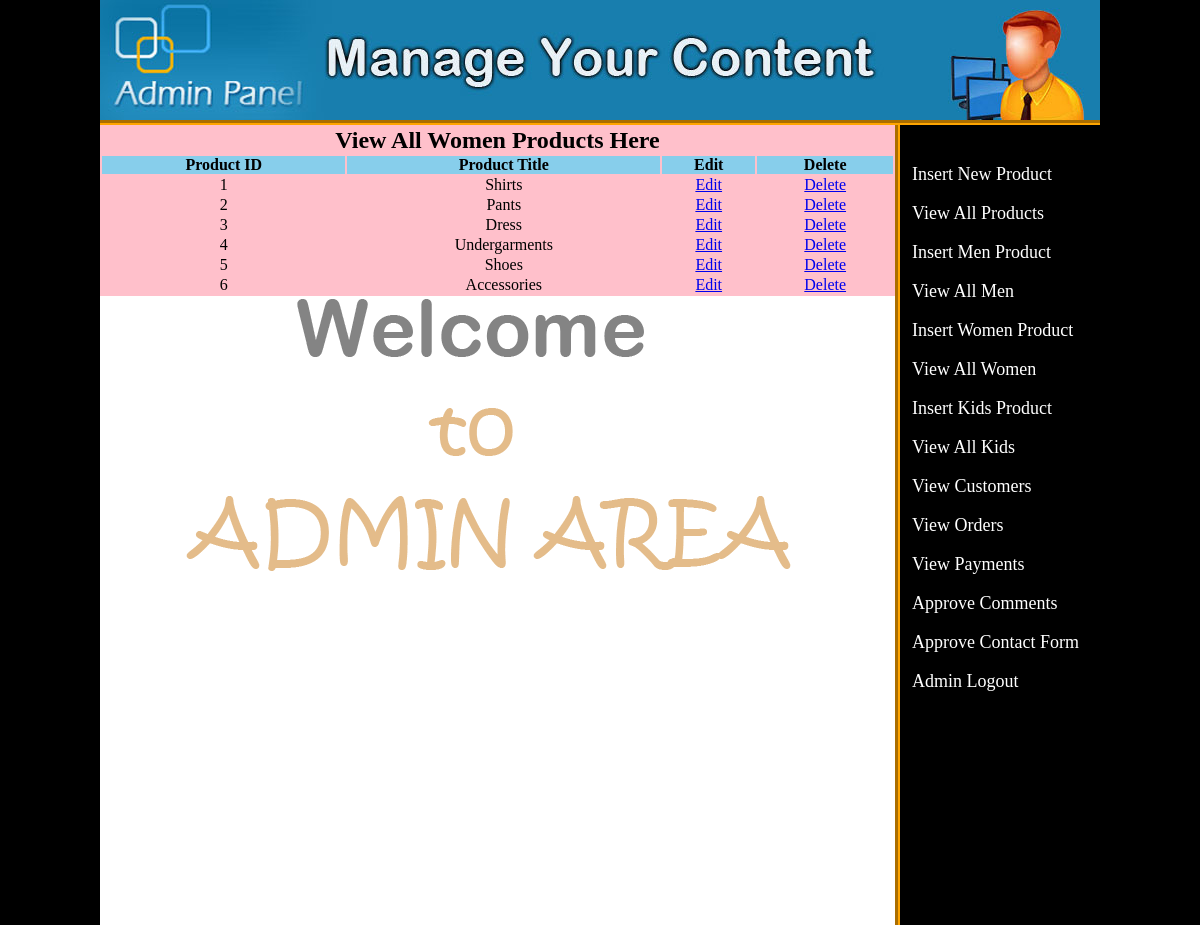
Screenshot of /admin_area/index.php?view_women with the database file from the repository.
### tables this page shows
CREATE TABLE `women` (
  `women_id` int(100) NOT NULL,
  `women_title` text NOT NULL
);

### admin_area/view_women.php (the view)
<table width="795" align="center" bgcolor="pink">
	<tr align="center">
	<td colspan="6"><h2>View All Women Products Here</h2></td>
	</tr>
	<tr align="center" bgcolor="skyblue">
		<th>Product ID</th>
		<th>Product Title</th>
		<th>Edit</th>
		<th>Delete</th>
	</tr>
	<?php
		include("includes/db.php");
		$get_women = "select * from women";
		$run_women = mysqli_query($con, $get_women);
		$i = 0;
		while ($row_women = mysqli_fetch_array($run_women)){
				$women_id = $row_women['women_id'];
				$women_title = $row_women['women_title'];
				$i++;
	?>
	<tr align="center">
		<td><?php echo $i; ?></td>
		<td><?php echo $women_title; ?></td>
		<td><a href="index.php?edit_women=<?php echo $women_id; ?>">Edit</a></td>
		<td><a href="delete_women.php?delete_women=<?php echo $women_id; ?>">Delete</a></td>
	</tr>
	<?php } ?>
</table>

### admin_area/styles/style.css (style rules this page uses)
html, body, div, span, applet, object, iframe, h1, h2, h3, h4, h5, h6, p, blockquote, pre, a, abbr, acronym, address, big, cite, code, del, dfn, em, img, ins, kbd, q, s, samp, small, strike, strong, sub, sup, tt, var, b, u, i, center, dl, dt, dd, ol, ul, li, fieldset, form, label, legend, table, caption, tbody, tfoot, thead, tr, th, td, article, aside, canvas, details, embed, figure, figcaption, footer, header, hgroup, menu, nav, output, ruby, section, summary, time, mark, audio, video { margin: 0; padding: 0; border: 0; vertical-align: baseline; }
body { background:black; }

### rows the page displays
women: women_title "Shirts"
women: women_title "Pants"
women: women_title "Dress"
women: women_title "Undergarments"
women: women_title "Shoes"
women: women_title "Accessories"
